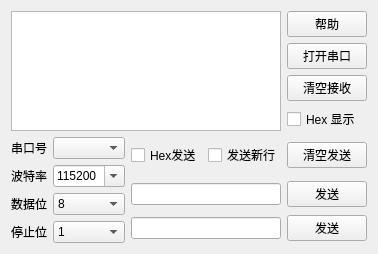
<?xml version="1.0" encoding="UTF-8"?>
<ui version="4.0">
 <class>XSerialPortWidget</class>
 <widget class="QWidget" name="XSerialPortWidget">
  <property name="geometry">
   <rect>
    <x>0</x>
    <y>0</y>
    <width>370</width>
    <height>231</height>
   </rect>
  </property>
  <property name="windowTitle">
   <string>串口配置</string>
  </property>
  <layout class="QGridLayout" name="gridLayout_3">
   <item row="0" column="0" colspan="2">
    <layout class="QHBoxLayout" name="horizontalLayout_3">
     <item>
      <widget class="QPlainTextEdit" name="Receieve_Ed">
       <property name="minimumSize">
        <size>
         <width>100</width>
         <height>50</height>
        </size>
       </property>
       <property name="maximumSize">
        <size>
         <width>10000</width>
         <height>10000</height>
        </size>
       </property>
       <property name="readOnly">
        <bool>true</bool>
       </property>
      </widget>
     </item>
     <item>
      <layout class="QVBoxLayout" name="verticalLayout">
       <item>
        <widget class="QPushButton" name="Help_Bt">
         <property name="text">
          <string>帮助</string>
         </property>
        </widget>
       </item>
       <item>
        <widget class="QPushButton" name="OpenClose_Bt">
         <property name="tabletTracking">
          <bool>false</bool>
         </property>
         <property name="autoFillBackground">
          <bool>false</bool>
         </property>
         <property name="text">
          <string>打开串口</string>
         </property>
         <property name="autoExclusive">
          <bool>false</bool>
         </property>
         <property name="autoDefault">
          <bool>false</bool>
         </property>
         <property name="default">
          <bool>false</bool>
         </property>
         <property name="flat">
          <bool>false</bool>
         </property>
        </widget>
       </item>
       <item>
        <widget class="QPushButton" name="ClearRec_Bt">
         <property name="text">
          <string>清空接收</string>
         </property>
        </widget>
       </item>
       <item>
        <widget class="QCheckBox" name="HexDisplay_Ck">
         <property name="text">
          <string>Hex 显示</string>
         </property>
        </widget>
       </item>
      </layout>
     </item>
    </layout>
   </item>
   <item row="1" column="0" rowspan="2">
    <layout class="QGridLayout" name="gridLayout">
     <item row="1" column="1">
      <widget class="QComboBox" name="Baud_Cb">
       <property name="editable">
        <bool>true</bool>
       </property>
       <property name="currentText">
        <string>115200</string>
       </property>
       <property name="currentIndex">
        <number>7</number>
       </property>
       <property name="maxVisibleItems">
        <number>5</number>
       </property>
       <item>
        <property name="text">
         <string>1200</string>
        </property>
       </item>
       <item>
        <property name="text">
         <string>2400</string>
        </property>
       </item>
       <item>
        <property name="text">
         <string>4800</string>
        </property>
       </item>
       <item>
        <property name="text">
         <string>9600</string>
        </property>
       </item>
       <item>
        <property name="text">
         <string>19200</string>
        </property>
       </item>
       <item>
        <property name="text">
         <string>38400</string>
        </property>
       </item>
       <item>
        <property name="text">
         <string>57600</string>
        </property>
       </item>
       <item>
        <property name="text">
         <string>115200</string>
        </property>
       </item>
       <item>
        <property name="text">
         <string>128000</string>
        </property>
       </item>
       <item>
        <property name="text">
         <string>230400</string>
        </property>
       </item>
       <item>
        <property name="text">
         <string>256000</string>
        </property>
       </item>
       <item>
        <property name="text">
         <string>460800</string>
        </property>
       </item>
      </widget>
     </item>
     <item row="2" column="1">
      <widget class="QComboBox" name="Date_Cb">
       <item>
        <property name="text">
         <string>8</string>
        </property>
       </item>
       <item>
        <property name="text">
         <string>7</string>
        </property>
       </item>
      </widget>
     </item>
     <item row="3" column="0">
      <widget class="QLabel" name="Stop_Lb">
       <property name="text">
        <string>停止位</string>
       </property>
       <property name="alignment">
        <set>Qt::AlignCenter</set>
       </property>
      </widget>
     </item>
     <item row="0" column="1">
      <widget class="QComboBox" name="Serial_Cb"/>
     </item>
     <item row="1" column="0">
      <widget class="QLabel" name="Baud_Lb">
       <property name="text">
        <string>波特率</string>
       </property>
       <property name="alignment">
        <set>Qt::AlignCenter</set>
       </property>
      </widget>
     </item>
     <item row="2" column="0">
      <widget class="QLabel" name="Date_Lb">
       <property name="text">
        <string>数据位</string>
       </property>
       <property name="alignment">
        <set>Qt::AlignCenter</set>
       </property>
      </widget>
     </item>
     <item row="3" column="1">
      <widget class="QComboBox" name="Stop_Cb">
       <item>
        <property name="text">
         <string>1</string>
        </property>
       </item>
       <item>
        <property name="text">
         <string>1.5</string>
        </property>
       </item>
       <item>
        <property name="text">
         <string>2</string>
        </property>
       </item>
      </widget>
     </item>
     <item row="0" column="0">
      <widget class="QLabel" name="Serial_Lb">
       <property name="text">
        <string>串口号</string>
       </property>
       <property name="alignment">
        <set>Qt::AlignCenter</set>
       </property>
      </widget>
     </item>
    </layout>
   </item>
   <item row="1" column="1">
    <layout class="QHBoxLayout" name="horizontalLayout_4">
     <item>
      <widget class="QCheckBox" name="HexSend_Ck">
       <property name="text">
        <string>Hex发送</string>
       </property>
      </widget>
     </item>
     <item>
      <widget class="QCheckBox" name="NLineSend_Ck">
       <property name="text">
        <string>发送新行</string>
       </property>
      </widget>
     </item>
     <item>
      <widget class="QPushButton" name="ClearSend_Bt">
       <property name="text">
        <string>清空发送</string>
       </property>
      </widget>
     </item>
    </layout>
   </item>
   <item row="2" column="1">
    <layout class="QGridLayout" name="gridLayout_2">
     <item row="0" column="1">
      <widget class="QPushButton" name="Send_Bt_2">
       <property name="text">
        <string>发送</string>
       </property>
      </widget>
     </item>
     <item row="1" column="1">
      <widget class="QPushButton" name="Send_Bt">
       <property name="text">
        <string>发送</string>
       </property>
      </widget>
     </item>
     <item row="1" column="0">
      <widget class="QLineEdit" name="Sent_Ed">
       <property name="minimumSize">
        <size>
         <width>130</width>
         <height>20</height>
        </size>
       </property>
      </widget>
     </item>
     <item row="0" column="0">
      <widget class="QLineEdit" name="Sent_Ed_2">
       <property name="minimumSize">
        <size>
         <width>130</width>
         <height>20</height>
        </size>
       </property>
      </widget>
     </item>
    </layout>
   </item>
  </layout>
 </widget>
 <resources/>
 <connections/>
</ui>
